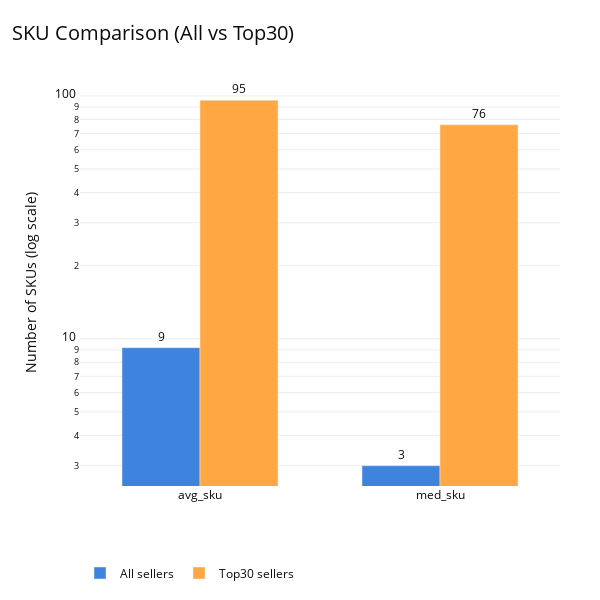

The notebook cell saved with this chart:
### Code cell
# 상위 30 셀러들과 전체 셀러들의 SKU 수 비교, 로그 스케일 적용
C_BLACK  = "#0B0B0B"
C_BLUE   = "#3E84DF"
C_ORANGE = "#FFA742"
GRID     = "rgba(0,0,0,0.08)"

# Data prep (기존 로직 유지)
sku_df = summary[["group", "avg_sku", "med_sku"]].melt(
    id_vars="group",
    var_name="metric",
    value_name="value"
)

# 그룹별 색상 매핑
group_color = {
    "All": C_BLUE,
    "Top30": C_ORANGE
}

# Figure
fig = go.Figure()

for g in sku_df["group"].unique():
    df_g = sku_df[sku_df["group"] == g]

    if "Top" in str(g):
        color = C_ORANGE
    else:
        color = C_BLUE

    fig.add_trace(
        go.Bar(
            x=df_g["metric"],
            y=df_g["value"],
            name=g,
            marker_color=color,
            text=[f"{int(v)}" for v in df_g["value"]],
            textposition="outside"
        )
    )

fig.update_layout(
    width=600,
    height=600,  
    title=dict(
        text="SKU Comparison (All vs Top30)",
        x=0.02,
        font=dict(size=20, color=C_BLACK)
    ),
    xaxis_title="",
    yaxis_title="Number of SKUs (log scale)",
    yaxis_type="log",          # ✅ 로그 스케일
    plot_bgcolor="white",
    paper_bgcolor="white",
    font=dict(color=C_BLACK),
    margin=dict(l=80, r=40, t=80, b=70),
    legend=dict(
        title="",
        orientation="h",
        yanchor="bottom",
        y=-0.25,
        xanchor="left",
        x=0
    ),
    bargap=0.35
)

fig.update_xaxes(
    showgrid=False,
    tickfont=dict(size=12)
)

fig.update_yaxes(
    showgrid=True,
    gridcolor=GRID,
    zeroline=False
)

fig.show()

### Figure 1 — Plotly figure (JSON) as saved in the notebook; plotly's stock layout.template omitted (floating-point values rounded to 4 significant figures)
{"data": [{"marker": {"color": "#3E84DF"}, "name": "All sellers", "text": ["9", "3"], "textposition": "outside", "type": "bar", "x": ["avg_sku", "med_sku"], "y": [9.187, 3.0]}, {"marker": {"color": "#FFA742"}, "name": "Top30 sellers", "text": ["95", "76"], "textposition": "outside", "type": "bar", "x": ["avg_sku", "med_sku"], "y": [95.93, 76.0]}], "layout": {"bargap": 0.35, "font": {"color": "#0B0B0B"}, "height": 600, "legend": {"orientation": "h", "title": {"text": ""}, "x": 0, "xanchor": "left", "y": -0.25, "yanchor": "bottom"}, "margin": {"b": 70, "l": 80, "r": 40, "t": 80}, "paper_bgcolor": "white", "plot_bgcolor": "white", "title": {"font": {"color": "#0B0B0B", "size": 20}, "text": "SKU Comparison (All vs Top30)", "x": 0.02}, "width": 600, "xaxis": {"showgrid": false, "tickfont": {"size": 12}, "title": {"text": ""}}, "yaxis": {"gridcolor": "rgba(0,0,0,0.08)", "showgrid": true, "title": {"text": "Number of SKUs (log scale)"}, "type": "log", "zeroline": false}}}
